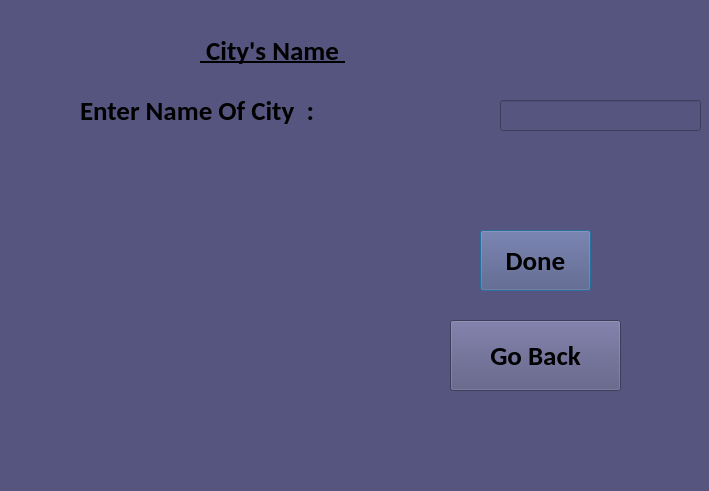
<?xml version="1.0" encoding="UTF-8"?>
<ui version="4.0">
 <class>City</class>
 <widget class="QDialog" name="City">
  <property name="geometry">
   <rect>
    <x>0</x>
    <y>0</y>
    <width>709</width>
    <height>491</height>
   </rect>
  </property>
  <property name="font">
   <font>
    <family>Calibri</family>
    <pointsize>20</pointsize>
    <weight>75</weight>
    <bold>true</bold>
    <underline>true</underline>
   </font>
  </property>
  <property name="windowTitle">
   <string>Enter City Names</string>
  </property>
  <property name="styleSheet">
   <string notr="true">background-color: rgb(85, 85, 127);
border-color: rgb(255, 255, 255);</string>
  </property>
  <widget class="QPushButton" name="done">
   <property name="geometry">
    <rect>
     <x>480</x>
     <y>230</y>
     <width>111</width>
     <height>61</height>
    </rect>
   </property>
   <property name="font">
    <font>
     <family>Calibri</family>
     <pointsize>20</pointsize>
     <weight>75</weight>
     <bold>true</bold>
    </font>
   </property>
   <property name="text">
    <string>Done</string>
   </property>
  </widget>
  <widget class="QPushButton" name="back">
   <property name="geometry">
    <rect>
     <x>450</x>
     <y>320</y>
     <width>171</width>
     <height>71</height>
    </rect>
   </property>
   <property name="font">
    <font>
     <family>Calibri</family>
     <pointsize>20</pointsize>
     <weight>75</weight>
     <bold>true</bold>
    </font>
   </property>
   <property name="text">
    <string>Go Back</string>
   </property>
  </widget>
  <widget class="QLineEdit" name="cityName">
   <property name="geometry">
    <rect>
     <x>500</x>
     <y>100</y>
     <width>201</width>
     <height>31</height>
    </rect>
   </property>
   <property name="font">
    <font>
     <family>Calibri</family>
     <pointsize>12</pointsize>
     <weight>75</weight>
     <bold>true</bold>
    </font>
   </property>
  </widget>
  <widget class="QLabel" name="label">
   <property name="geometry">
    <rect>
     <x>80</x>
     <y>90</y>
     <width>391</width>
     <height>41</height>
    </rect>
   </property>
   <property name="font">
    <font>
     <family>Calibri</family>
     <pointsize>20</pointsize>
     <weight>75</weight>
     <bold>true</bold>
    </font>
   </property>
   <property name="text">
    <string>Enter Name Of City  :</string>
   </property>
  </widget>
  <widget class="QLabel" name="label_2">
   <property name="geometry">
    <rect>
     <x>200</x>
     <y>10</y>
     <width>291</width>
     <height>81</height>
    </rect>
   </property>
   <property name="font">
    <font>
     <family>Calibri</family>
     <pointsize>20</pointsize>
     <weight>75</weight>
     <bold>true</bold>
     <underline>true</underline>
    </font>
   </property>
   <property name="text">
    <string> City's Name </string>
   </property>
  </widget>
 </widget>
 <resources/>
 <connections/>
</ui>
